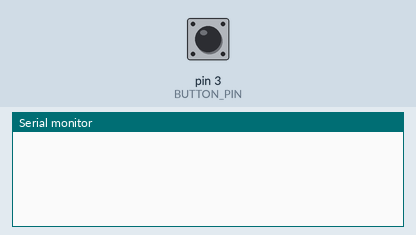
The sketch below on a simulated Arduino Uno, built with avr-gcc and run on an emulated ATmega328P. Parts: the last lines printed to the serial monitor. The test bench sets the inputs (shaded band); at power-on: pin 3 (BUTTON_PIN) HIGH.

Above: at 1.2 s.
1.3 s: pin 3 (BUTTON_PIN) pulled LOW for 0.15 s
At 1.48 s:
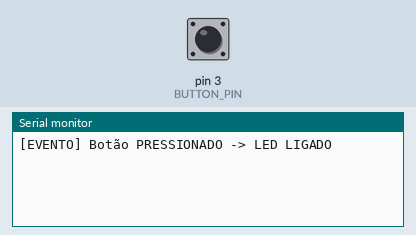
At 2.3 s:
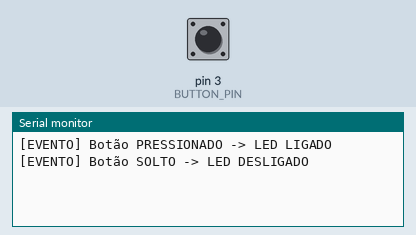

Measured:
- after the input at 1.3 s, the serial monitor: prints a new line after 0.05 s (image 1)

The sketch:

testeHardware.ino
```cpp
#define BUTTON_PIN 3
#define EXT_LED_PIN 1

unsigned long ultimoTempoDebounce = 0;
const unsigned long tempoEspera = 50;

int ultimoEstadoBotao = HIGH;
int estadoBotaoEstabilizado = HIGH;

void setup() {
  Serial.begin(115200);

  pinMode(BUTTON_PIN, INPUT_PULLUP);
  pinMode(EXT_LED_PIN, OUTPUT);
  digitalWrite(EXT_LED_PIN, LOW);
}

void loop() {
  int leituraAtual = digitalRead(BUTTON_PIN);

  if (leituraAtual != ultimoEstadoBotao) {
    ultimoTempoDebounce = millis();
  }

  if ((millis() - ultimoTempoDebounce) > tempoEspera) {
    if (leituraAtual != estadoBotaoEstabilizado) {
      estadoBotaoEstabilizado = leituraAtual;

      if (estadoBotaoEstabilizado == LOW) {
        digitalWrite(EXT_LED_PIN, HIGH);
        Serial.println("[EVENTO] Botão PRESSIONADO -> LED LIGADO");
      } else {
        digitalWrite(EXT_LED_PIN, LOW);
        Serial.println("[EVENTO] Botão SOLTO -> LED DESLIGADO");
      }
    }
  }

  ultimoEstadoBotao = leituraAtual;
}
```
